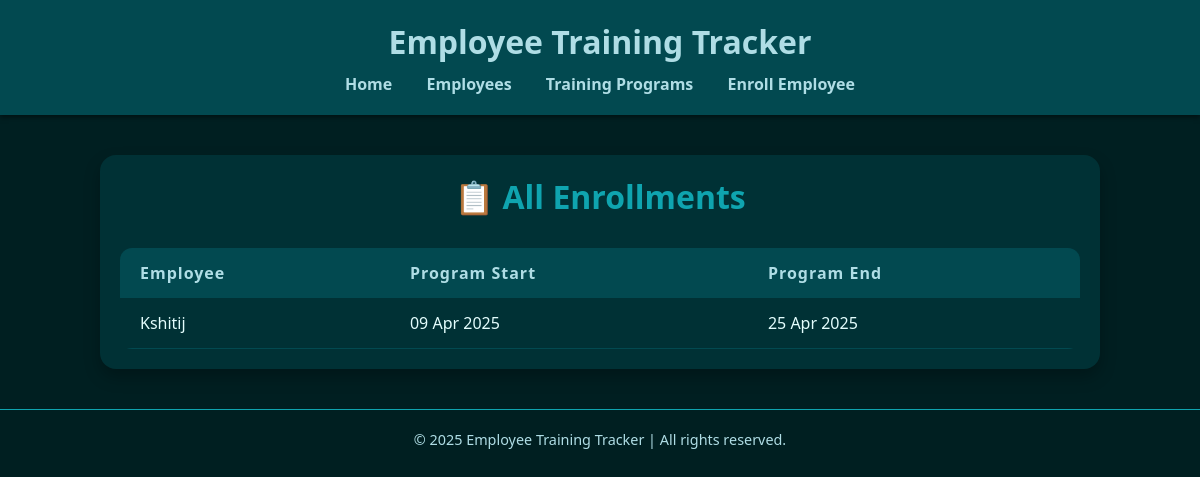
The app's page /enrollments/, older data.
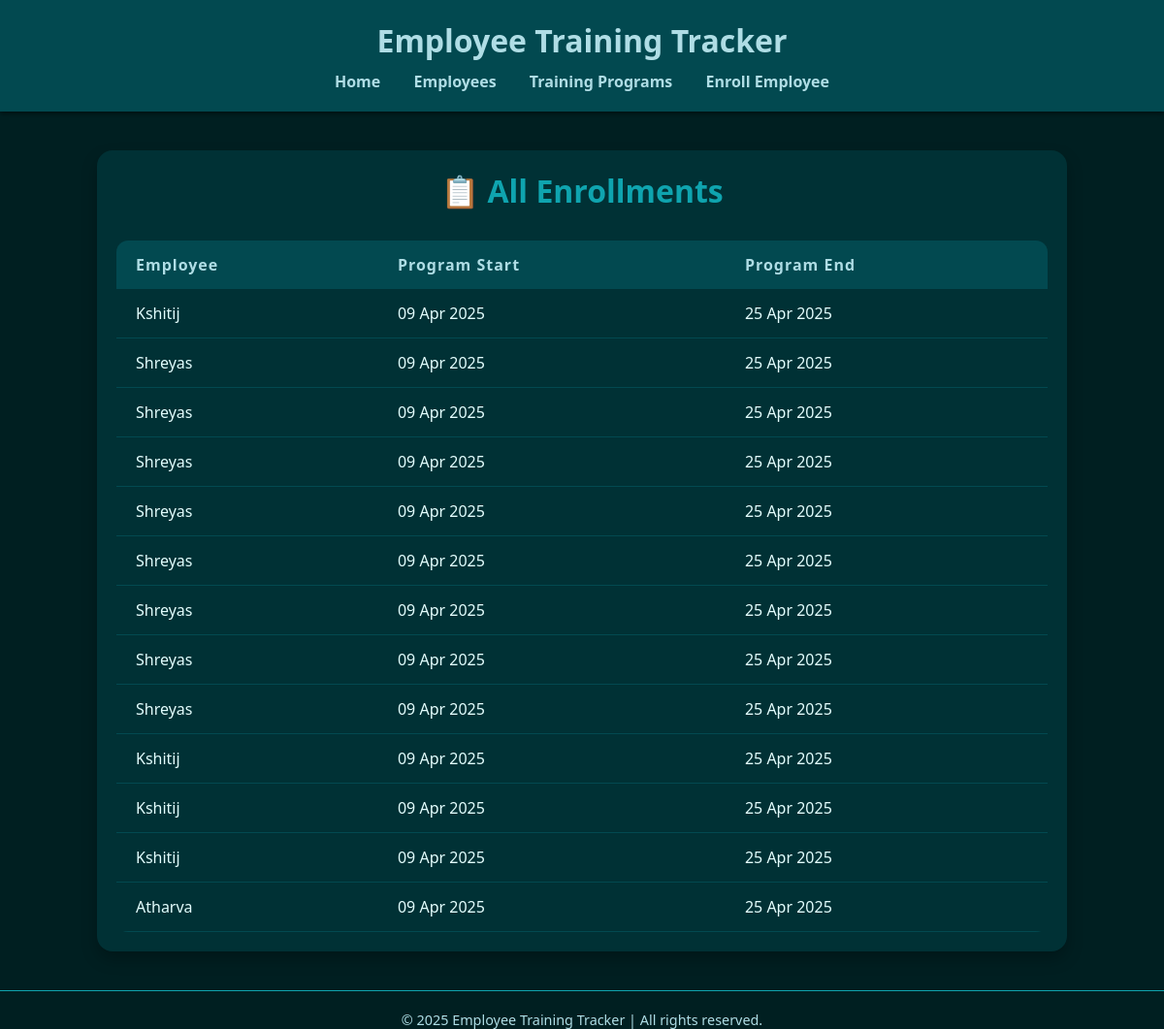
The same page, newer data.
### training/models.py (models this page shows, shortened)
class Enrollment(models.Model):
    STATUS_CHOICES = [
        ('Enrolled', 'Enrolled'),
        ('In Progress', 'In Progress'),
        ('Completed', 'Completed'),
    ]
    employee = models.ForeignKey(Employee, on_delete=models.CASCADE)
    training_program = models.ForeignKey(TrainingProgram, on_delete=models.CASCADE)
    status = models.CharField(max_length=20, choices=STATUS_CHOICES)

class Employee(models.Model):
    DEPARTMENT_CHOICES = [
        ('HR', 'Human Resources'),
        ('IT', 'Information Technology'),
        ('Sales', 'Sales'),
        ('Finance', 'Finance'),
        ('Marketing', 'Marketing'),
        ('Operations', 'Operations'),
        ('Legal', 'Legal'),
        ('Admin', 'Administration'),
        ('Support', 'Customer Support'),
        ('QA', 'Quality Assurance'),
    ]
    name = models.CharField(max_length=100)
    email = models.EmailField(unique=True)
    department = models.CharField(max_length=100, choices=DEPARTMENT_CHOICES)
    designation = models.CharField(max_length=100)

class TrainingProgram(models.Model):
    title = models.CharField(max_length=200)
    description = models.TextField()
    start_date = models.DateField()
    end_date = models.DateField()
    trainer_name = models.CharField(max_length=100)

### training/views.py (the view)
# urls.py: path('enrollments/', views.enrollment_list, name='view_enrollments'),
def enrollment_list(request):
    enrollments = Enrollment.objects.select_related('employee', 'training_program').all()
    return render(request, 'training/enrollment_list.html', {'enrollments': enrollments})

### training/templates/training/enrollment_list.html (shortened to what this page needs)
{% extends 'base.html' %}
{% block content %}
<div class="container">
    <h2>📋 All Enrollments</h2>
    <table class="styled-table">
        <thead>
            <tr>
                <th>Employee</th>
                <th>Program Start</th>
                <th>Program End</th>
            </tr>
        </thead>
        <tbody>
            {% for e in enrollments %}
            <tr>
                <td data-label="Employee">{{ e.employee.name }}</td>
                <td data-label="Program Start">{{ e.training_program.start_date|date:"d M Y" }}</td>
                <td data-label="Program End">{{ e.training_program.end_date|date:"d M Y" }}</td>
            </tr>
            {% endfor %}
        </tbody>
    </table>
</div>
{% endblock %}

### training/templates/base.html (shortened to what this page needs)
{% load static %}
<!DOCTYPE html>
<html lang="en">
<head>
    <link rel="stylesheet" href="{% static 'training/styles.css' %}">
</head>
<body>
    <header>
        <h1>Employee Training Tracker</h1>
        <nav>
            <a href="{% url 'index' %}">Home</a>
            <a href="{% url 'employee_list' %}">Employees</a>
            <a href="{% url 'program_list' %}">Training Programs</a>
            <a href="{% url 'enroll_employee' %}">Enroll Employee</a>
        </nav>
    </header>
    <main>
        {% block content %}{% endblock %}
    </main>
    <footer>
        <p>&copy; 2025 Employee Training Tracker | All rights reserved.</p>
    </footer>
</body>
</html>

### training/static/training/styles.css (style rules this page uses)
* { margin: 0; padding: 0; box-sizing: border-box; }
body { font-family: 'Segoe UI', Tahoma, Geneva, Verdana, sans-serif; background-color: #003135; color: #AFDDE5; padding: 20px; }
header { background-color: #024950; padding: 20px; text-align: center; color: #AFDDE5; box-shadow: 0 2px 5px rgba(0, 0, 0, 0.5); }
header h1 { font-size: 2rem; margin-bottom: 10px; }
nav { margin-top: 10px; }
nav a { color: #AFDDE5; text-decoration: none; margin: 0 15px; font-weight: bold; transition: color 0.3s ease; }
main { margin-top: 30px; }
footer { margin-top: 40px; text-align: center; font-size: 0.9rem; color: #AFDDE5; border-top: 1px solid #0FA4AF; padding-top: 20px; }
h2 { font-size: 1.8rem; margin-bottom: 15px; color: #AFDDE5; }
.container { max-width: 800px; margin: auto; }

### training/templates/training/enrollment_list.html (style rules this page uses)
body { font-family: 'Segoe UI', Tahoma, Geneva, Verdana, sans-serif; background-color: #001f21; color: #AFDDE5; margin: 0; padding: 0; }
.container { max-width: 1000px; margin: 40px auto; padding: 20px; background-color: #003135; border-radius: 16px; box-shadow: 0 8px 16px rgba(0, 0, 0, 0.25); }
h2 { text-align: center; color: #0FA4AF; margin-bottom: 30px; font-size: 32px; }
.styled-table { width: 100%; border-collapse: collapse; overflow: hidden; border-radius: 12px; }
.styled-table thead { background-color: #024950; }
.styled-table th, .styled-table td { padding: 14px 20px; text-align: left; font-size: 16px; word-wrap: break-word; }
.styled-table tbody tr { border-bottom: 1px solid #024950; transition: background-color 0.2s ease-in-out; }
.styled-table th { color: #AFDDE5; font-weight: 600; letter-spacing: 1px; }
.styled-table td { color: #E3FDFD; }

Row changes from the older to the newer data that the page shows:
added Enrollment: employee.name "Shreyas", training_program.start_date "09 Apr 2025", training_program.end_date "25 Apr 2025"
added Enrollment: employee.name "Shreyas", training_program.start_date "09 Apr 2025", training_program.end_date "25 Apr 2025"
added Enrollment: employee.name "Shreyas", training_program.start_date "09 Apr 2025", training_program.end_date "25 Apr 2025"
added Enrollment: employee.name "Shreyas", training_program.start_date "09 Apr 2025", training_program.end_date "25 Apr 2025"
added Enrollment: employee.name "Shreyas", training_program.start_date "09 Apr 2025", training_program.end_date "25 Apr 2025"
added Enrollment: employee.name "Shreyas", training_program.start_date "09 Apr 2025", training_program.end_date "25 Apr 2025"
added Enrollment: employee.name "Shreyas", training_program.start_date "09 Apr 2025", training_program.end_date "25 Apr 2025"
added Enrollment: employee.name "Shreyas", training_program.start_date "09 Apr 2025", training_program.end_date "25 Apr 2025"
added Enrollment: employee.name "Kshitij", training_program.start_date "09 Apr 2025", training_program.end_date "25 Apr 2025"
added Enrollment: employee.name "Kshitij", training_program.start_date "09 Apr 2025", training_program.end_date "25 Apr 2025"
added Enrollment: employee.name "Kshitij", training_program.start_date "09 Apr 2025", training_program.end_date "25 Apr 2025"
added Enrollment: employee.name "Atharva", training_program.start_date "09 Apr 2025", training_program.end_date "25 Apr 2025"
